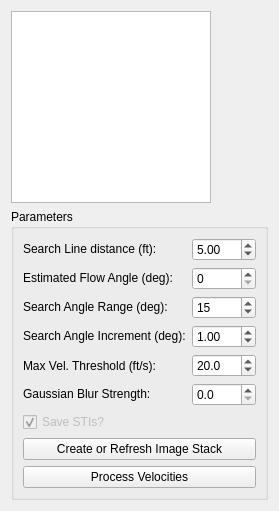
          <widget class="QWidget" name="tabSTIVExhaustive">
           <attribute name="title">
            <string>Space-Time Image Velocimetry (Exhaustive)</string>
           </attribute>
           <layout class="QGridLayout" name="gridLayout_20">
            <item row="0" column="0">
             <layout class="QHBoxLayout" name="horizontalLayout_3" stretch="1,5">
              <item>
               <layout class="QVBoxLayout" name="layoutSTIVLeftPanel" stretch="3,1">
                <item>
                 <widget class="QTreeView" name="treeviewProjectStructureSTIVTab">
                  <property name="maximumSize">
                   <size>
                    <width>200</width>
                    <height>16777215</height>
                   </size>
                  </property>
                 </widget>
                </item>
                <item>
                 <widget class="QGroupBox" name="groupboxSpaceTimeParameters">
                  <property name="title">
                   <string>Parameters</string>
                  </property>
                  <layout class="QGridLayout" name="gridLayout_26">
                   <item row="5" column="0">
                    <layout class="QFormLayout" name="formLayout_5">
                     <item row="0" column="0">
                      <widget class="QLabel" name="label_6">
                       <property name="toolTip">
                        <string>&lt;html&gt;&lt;head/&gt;&lt;body&gt;&lt;p&gt;The total length of a search line in feet.&lt;/p&gt;&lt;/body&gt;&lt;/html&gt;</string>
                       </property>
                       <property name="text">
                        <string>&lt;html&gt;&lt;head/&gt;&lt;body&gt;&lt;p&gt;Search Line distance (ft):&lt;/p&gt;&lt;/body&gt;&lt;/html&gt;</string>
                       </property>
                       <property name="textFormat">
                        <enum>Qt::RichText</enum>
                       </property>
                      </widget>
                     </item>
                     <item row="3" column="0">
                      <widget class="QLabel" name="label_5">
                       <property name="toolTip">
                        <string>&lt;html&gt;&lt;head/&gt;&lt;body&gt;&lt;p&gt;Angular resolution of the search lines to the consider in degrees.&lt;/p&gt;&lt;/body&gt;&lt;/html&gt;</string>
                       </property>
                       <property name="text">
                        <string>&lt;html&gt;&lt;head/&gt;&lt;body&gt;&lt;p&gt;Search Angle Increment (deg):&lt;/p&gt;&lt;/body&gt;&lt;/html&gt;</string>
                       </property>
                       <property name="textFormat">
                        <enum>Qt::RichText</enum>
                       </property>
                      </widget>
                     </item>
                     <item row="1" column="0">
                      <widget class="QLabel" name="label_4">
                       <property name="toolTip">
                        <string>&lt;html&gt;&lt;head/&gt;&lt;body&gt;&lt;p&gt;An initial guess of the flow direction in geographic degrees (i.e., the top of the image is 0°/North, the right is 90°/East, the bottom is 180°/South, and the left is 270°/West). &lt;/p&gt;&lt;p&gt;Choose an approximate angle representing the direction fo the majority of the flow.&lt;/p&gt;&lt;/body&gt;&lt;/html&gt;</string>
                       </property>
                       <property name="text">
                        <string>&lt;html&gt;&lt;head/&gt;&lt;body&gt;&lt;p&gt;Estimated Flow Angle (deg):&lt;/p&gt;&lt;/body&gt;&lt;/html&gt;</string>
                       </property>
                       <property name="textFormat">
                        <enum>Qt::RichText</enum>
                       </property>
                      </widget>
                     </item>
                     <item row="1" column="1">
                      <widget class="QSpinBox" name="spinboxSTIVPhiOrigin">
                       <property name="toolTip">
                        <string>&lt;html&gt;&lt;head/&gt;&lt;body&gt;&lt;p&gt;An initial guess of the flow direction in geographic degrees (i.e., the top of the image is 0°/North, the right is 90°/East, the bottom is 180°/South, and the left is 270°/West). &lt;/p&gt;&lt;p&gt;Choose an approximate angle representing the direction fo the majority of the flow.&lt;/p&gt;&lt;/body&gt;&lt;/html&gt;</string>
                       </property>
                       <property name="maximum">
                        <number>360</number>
                       </property>
                      </widget>
                     </item>
                     <item row="3" column="1">
                      <widget class="QDoubleSpinBox" name="spinboxSTIVdPhi">
                       <property name="toolTip">
                        <string>&lt;html&gt;&lt;head/&gt;&lt;body&gt;&lt;p&gt;Angular resolution of the search lines to the consider in degrees.&lt;/p&gt;&lt;/body&gt;&lt;/html&gt;</string>
                       </property>
                       <property name="minimum">
                        <double>0.500000000000000</double>
                       </property>
                       <property name="maximum">
                        <double>90.000000000000000</double>
                       </property>
                       <property name="singleStep">
                        <double>0.050000000000000</double>
                       </property>
                       <property name="value">
                        <double>1.000000000000000</double>
                       </property>
                      </widget>
                     </item>
                     <item row="9" column="0" colspan="2">
                      <widget class="QPushButton" name="buttonSTIVProcessVelocities">
                       <property name="text">
                        <string>Process Velocities</string>
                       </property>
                      </widget>
                     </item>
                     <item row="8" column="0" colspan="2">
                      <widget class="QPushButton" name="pushbuttonCreateRefreshImageStackSTIV">
                       <property name="text">
                        <string>Create or Refresh Image Stack</string>
                       </property>
                      </widget>
                     </item>
                     <item row="7" column="0" colspan="2">
                      <widget class="QCheckBox" name="checkboxSaveSTIs">
                       <property name="enabled">
                        <bool>false</bool>
                       </property>
                       <property name="text">
                        <string>Save STIs?</string>
                       </property>
                       <property name="checkable">
                        <bool>true</bool>
                       </property>
                       <property name="checked">
                        <bool>true</bool>
                       </property>
                      </widget>
                     </item>
                     <item row="0" column="1">
                      <widget class="QDoubleSpinBox" name="doublespinboxStivSearchLineDistance">
                       <property name="toolTip">
                        <string>The total length of a search line in feet.</string>
                       </property>
                       <property name="maximum">
                        <double>999.990000000000009</double>
                       </property>
                       <property name="singleStep">
                        <double>0.500000000000000</double>
                       </property>
                       <property name="value">
                        <double>5.000000000000000</double>
                       </property>
                      </widget>
                     </item>
                     <item row="2" column="0">
                      <widget class="QLabel" name="label_7">
                       <property name="toolTip">
                        <string>&lt;html&gt;&lt;head/&gt;&lt;body&gt;&lt;p&gt;The envelope of angles used to search for the primary flow direction, in degrees. For example, 15° will search for primary flow directions within +/- 7.5° of the Estimated Flow Angle. &lt;/p&gt;&lt;/body&gt;&lt;/html&gt;</string>
                       </property>
                       <property name="text">
                        <string>&lt;html&gt;&lt;head/&gt;&lt;body&gt;&lt;p&gt;Search Angle Range (deg):&lt;/p&gt;&lt;/body&gt;&lt;/html&gt;</string>
                       </property>
                       <property name="textFormat">
                        <enum>Qt::RichText</enum>
                       </property>
                      </widget>
                     </item>
                     <item row="2" column="1">
                      <widget class="QSpinBox" name="spinboxSTIVPhiRange">
                       <property name="toolTip">
                        <string>&lt;html&gt;&lt;head/&gt;&lt;body&gt;&lt;p&gt;The envelope of angles used to search for the primary flow direction, in degrees. For example, 15° will search for primary flow directions within +/- 7.5° of the Estimated Flow Angle. &lt;/p&gt;&lt;/body&gt;&lt;/html&gt;</string>
                       </property>
                       <property name="maximum">
                        <number>90</number>
                       </property>
                       <property name="value">
                        <number>15</number>
                       </property>
                      </widget>
                     </item>
                     <item row="4" column="0">
                      <widget class="QLabel" name="labelStivMaxVelThreshold">
                       <property name="toolTip">
                        <string>&lt;html&gt;&lt;head/&gt;&lt;body&gt;&lt;p&gt;Maximum allowed STIV velocity threshold in feet per second. &lt;/p&gt;&lt;/body&gt;&lt;/html&gt;</string>
                       </property>
                       <property name="text">
                        <string>Max Vel. Threshold (ft/s):</string>
                       </property>
                      </widget>
                     </item>
                     <item row="4" column="1">
                      <widget class="QDoubleSpinBox" name="spinboxSTIVMaxVelThreshold">
                       <property name="toolTip">
                        <string>Maximum allowed STIV velocity threshold in feet per second. </string>
                       </property>
                       <property name="decimals">
                        <number>1</number>
                       </property>
                       <property name="value">
                        <double>20.000000000000000</double>
                       </property>
                      </widget>
                     </item>
                     <item row="5" column="0">
                      <widget class="QLabel" name="label_9">
                       <property name="toolTip">
                        <string>&lt;html&gt;&lt;head/&gt;&lt;body&gt;&lt;p&gt;Strength of the Gaussian blur applied to Space-Time Images before attempting to find primary flow angles. A value of 0.0 represents no blur applied. A value of 5.0 is the maximum blur level.&lt;/p&gt;&lt;/body&gt;&lt;/html&gt;</string>
                       </property>
                       <property name="text">
                        <string>&lt;html&gt;&lt;head/&gt;&lt;body&gt;&lt;p&gt;Gaussian Blur Strength:&lt;/p&gt;&lt;/body&gt;&lt;/html&gt;</string>
                       </property>
                      </widget>
                     </item>
                     <item row="5" column="1">
                      <widget class="QDoubleSpinBox" name="doublespinboxStivGaussianBlurSigma">
                       <property name="toolTip">
                        <string>Strength of the Gaussian blur applied to Space-Time Images before attempting to find primary flow angles. A value of 0.0 represents no blur applied. A value of 5.0 is the maximum blur level.</string>
                       </property>
                       <property name="decimals">
                        <number>1</number>
                       </property>
                       <property name="maximum">
                        <double>5.000000000000000</double>
                       </property>
                       <property name="value">
                        <double>0.000000000000000</double>
                       </property>
                      </widget>
                     </item>
                    </layout>
                   </item>
                  </layout>
                 </widget>
                </item>
               </layout>
              </item>
              <item>
               <layout class="QGridLayout" name="layoutSTIV"/>
              </item>
             </layout>
            </item>
           </layout>
          </widget>
